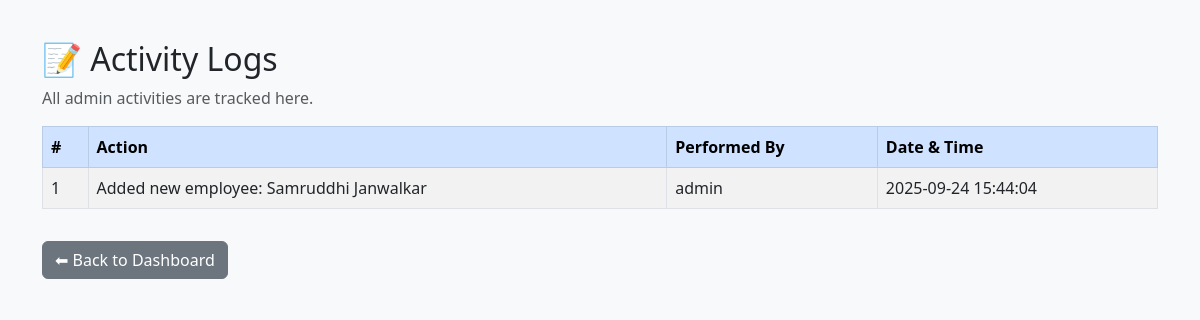
Page /activity_logs.php (signed in) on the committed database.
### tables this page shows
CREATE TABLE `activity_logs` (
  `log_id` int(11) NOT NULL,
  `action` varchar(255) NOT NULL,
  `performed_by` varchar(100) NOT NULL,
  `created_at` timestamp NOT NULL DEFAULT CURRENT_TIMESTAMP
);

### activity_logs.php (the view, shortened to what this page needs)
<?php
include 'db.php';
?>
<!DOCTYPE html>
<html lang="en">
<head>
  <link href="https://cdn.jsdelivr.net/npm/bootstrap@5.3.0/dist/css/bootstrap.min.css" rel="stylesheet">
</head>
<body>
  <div class="container">
    <h2>📝 Activity Logs</h2>
    <p class="text-muted">All admin activities are tracked here.</p>
    <div class="table-responsive">
      <table class="table table-bordered table-striped table-hover">
        <thead class="table-primary">
          <tr>
            <th>#</th>
            <th>Action</th>
            <th>Performed By</th>
            <th>Date & Time</th>
          </tr>
        </thead>
        <tbody>
        <?php
        $sql = "SELECT * FROM activity_logs ORDER BY created_at DESC";
        $result = $conn->query($sql);
        if ($result->num_rows > 0) {
          $i = 1;
          while ($row = $result->fetch_assoc()) {
            echo "<tr>
              <td>{$i}</td>
              <td>{$row['action']}</td>
              <td>{$row['performed_by']}</td>
              <td>{$row['created_at']}</td>
            </tr>";
            $i++;
          }
        } else {
          echo "<tr><td colspan='4' class='text-center'>No activity logs found</td></tr>";
        }
        ?>
        </tbody>
      </table>
    </div>
    <a href="admin_dashboard.php" class="btn btn-secondary mt-3">⬅ Back to Dashboard</a>
  </div>
</body>
</html>

### activity_logs.php (style rules this page uses)
body { background: #f8f9fa; font-family: 'Segoe UI', sans-serif; }
.container { margin-top: 40px; }

### rows in the picture
activity_logs: action "Added new employee: Samruddhi Janwalkar", performed_by "admin", created_at "2025-09-24 15:44:04"
